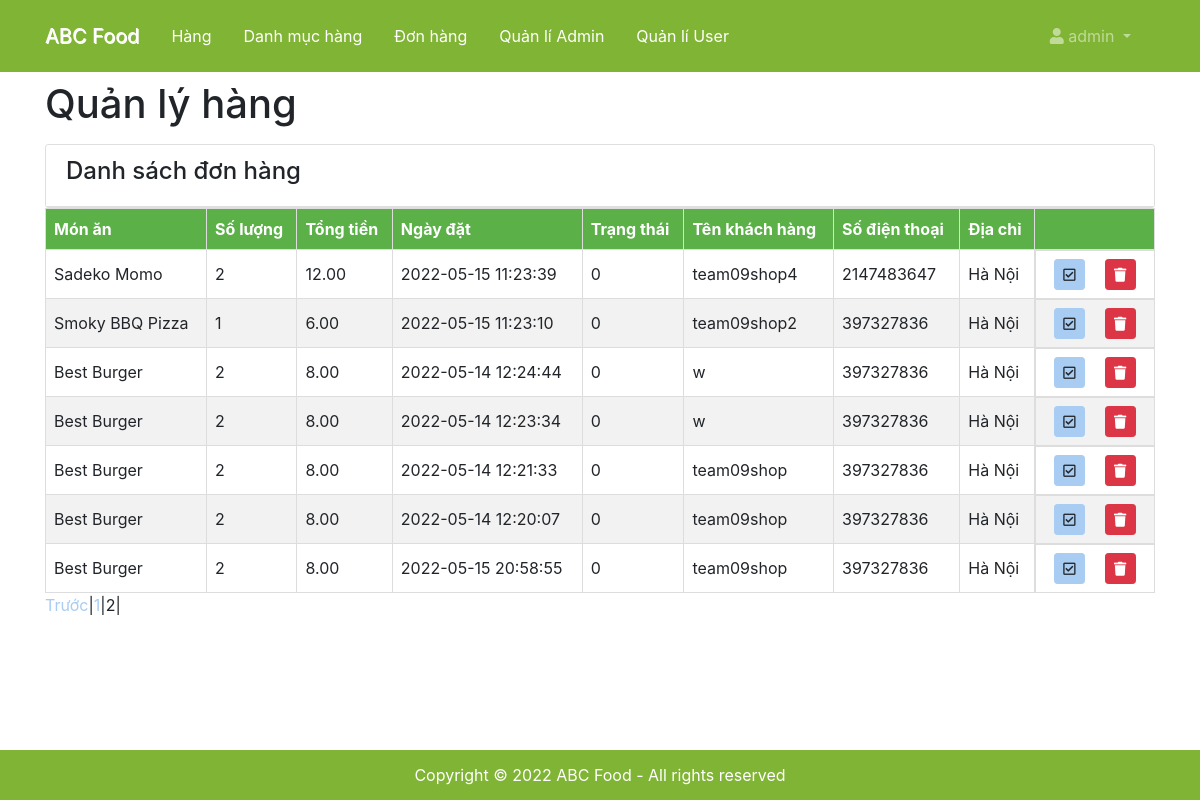
The app's page /admin/donhang/index.php?page=2 (signed in), older data.
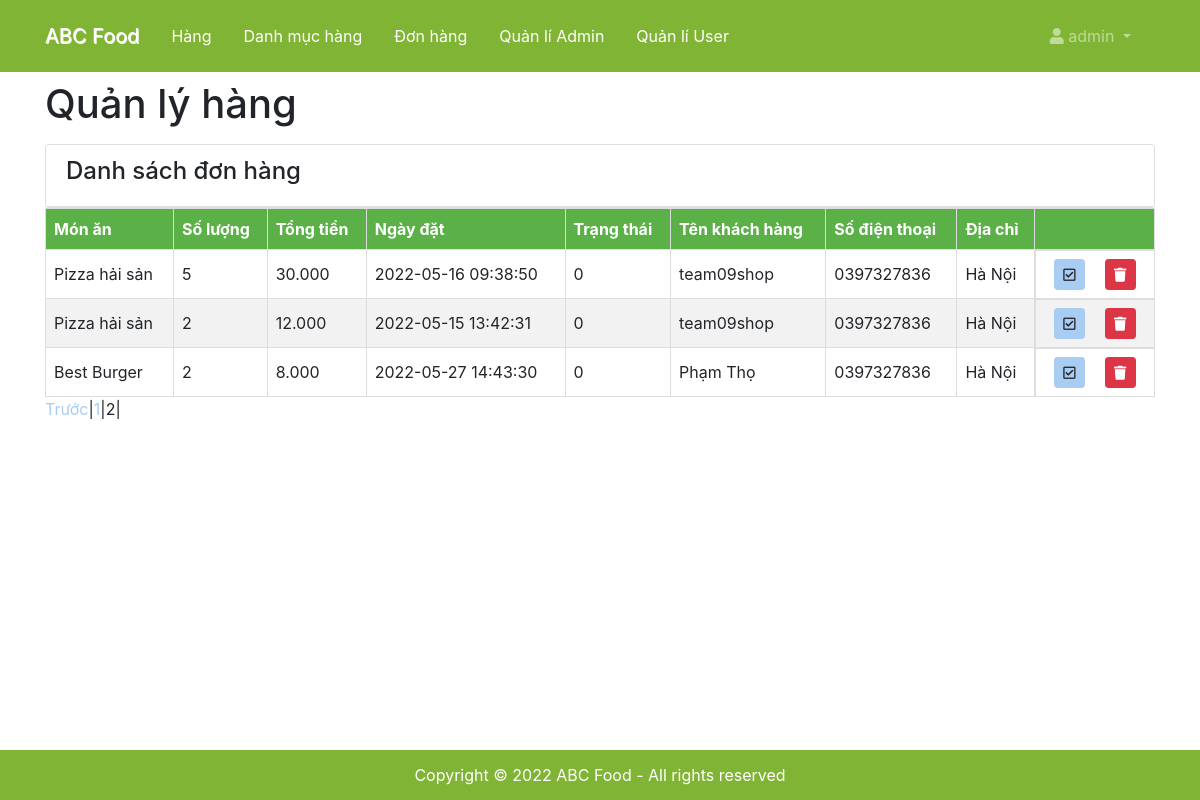
The same page, newer data.
### tables this page shows
CREATE TABLE `oder` (
  `id` int(11) NOT NULL,
  `user_id` int(11) NOT NULL,
  `food_id` int(11) NOT NULL,
  `qty` int(11) NOT NULL,
  `total` decimal(10,3) NOT NULL,
  `oder_date` datetime NOT NULL DEFAULT current_timestamp() ON UPDATE current_timestamp(),
  `status` int(11) NOT NULL DEFAULT 0,
  `custormer_name` varchar(50) NOT NULL,
  `customer_contact` int(10) UNSIGNED ZEROFILL NOT NULL,
  `customer_address` varchar(150) NOT NULL
);

CREATE TABLE `food` (
  `id` int(11) NOT NULL,
  `title` varchar(50) NOT NULL,
  `description` text NOT NULL,
  `price` decimal(10,3) NOT NULL,
  `image_name` varchar(50) NOT NULL,
  `category_id` int(11) NOT NULL,
  `featured` int(1) NOT NULL DEFAULT 1,
  `active` int(1) NOT NULL DEFAULT 1
);

### admin/donhang/index.php (the view, shortened to what this page needs)
<!DOCTYPE html>
<html lang="en">
<?php include('../shared/header.php') ?>
<body>
  <?php include('../shared/menu.php') ?>
  <header id="main-header" class="py-2">
    <div class="container">
      <div class="row">
        <div class="col-md-6">
          <h1>Quản lý hàng</h1>
        </div>
      </div>
    </div>
  </header>
  <section id="posts">
    <div class="container">
      <?php
      include('../data/order_list.php');
      $result = mysqli_query($conn, 'select count(id) as total from oder');
      $row = mysqli_fetch_assoc($result);
      $total_records = $row['total'];
      $current_page = isset($_GET['page']) ? $_GET['page'] : 1;
      $limit = 10;
      $total_page = ceil($total_records / $limit);
      $start = ($current_page - 1) * $limit;
      $result = mysqli_query($conn, "SELECT a.id,a.user_id,a.food_id,a.qty,a.total,a.oder_date,a.status,a.custormer_name,a.customer_contact,a.customer_address,b.title as food_title FROM `oder` as a, food  as b WHERE a.food_id = b.id and status = 0 or a.food_id = b.id and status = 1 order by a.status DESC LIMIT $start,$limit");
      ?>
      <div class="row">
        <div class="col-md-12">
          <div class="card">
            <div class="card-header">
              <div class="row">
                <h4 class="col-md-6">Danh sách đơn hàng</h4>
                <div class="dropdown ml-auto col-md-3">
                </div>
              </div>
            </div>
          </div>
          <table>
            <thead class="bg-dark">
              <tr>
                <th>Món ăn</th>
                <th>Số lượng</th>
                <th>Tổng tiền</th>
                <th>Ngày đặt</th>
                <th>Trạng thái</th>
                <th>Tên khách hàng</th>
                <th>Số điện thoại</th>
                <th>Địa chỉ</th>
                <th style="width: 120px;"></th>
              </tr>
            </thead>
            <tbody>
              <?php
              while ($row = mysqli_fetch_assoc($result)) {
                echo '<tr>
                <td >' . $row['food_title'] . '</td>
                <td >' . $row['qty'] . '</td>
                <td >' . $row['total'] . '</td>
                <td >' . $row['oder_date'] . '</td>
                <td >' . $row['status'] . '</td>
                <td >' . $row['custormer_name'] . '</td>
                <td >' . $row['customer_contact'] . '</td>
                <td >' . $row['customer_address'] . '</td>
                <td class="d-flex justify-content-around">
                <a href="../controllers/edit_order.php?id=' . $row['id'] . '" class="btn btn-primary btn-sm">
                <i class="far fa-check-square"></i>
                </a>
                <a href="../controllers/delete_order.php?id=' . $row['id'] . '"" class="btn btn-danger btn-sm ms-auto">
                <i class="fas fa-trash"></i>
                </a>
              </td>
            </tr>
          ';
              } ?>
            </tbody>
          </table>
        </div>
      </div>
      <div class="pagination">
        <?php
        if ($current_page > 1 && $total_page > 1) {
          echo '<a href="index.php?page=' . ($current_page - 1) . '">Trước</a> | ';
        }
        for ($i = 1; $i <= $total_page; $i++) {
          if ($i == $current_page) {
            echo '<span>' . $i . '</span> | ';
          } else {
            echo '<a href="index.php?page=' . $i . '">' . $i . '</a> | ';
          }
        }
        ?>
      </div>
    </div>
  </section>
  <div style="height: 100px;"></div>
  <?php include('../shared/footer.php') ?>
</body>
</html>

Row changes from the older to the newer data that the page shows:
removed oder: food.title "Sadeko Momo", qty "2", total "12.00", oder_date "2022-05-15 11:23:39", status "0", custormer_name "team09shop4", customer_contact "2147483647", customer_address "Hà Nội"
removed oder: food.title "Smoky BBQ Pizza", qty "1", total "6.00", oder_date "2022-05-15 11:23:10", status "0", custormer_name "team09shop2", customer_contact "397327836", customer_address "Hà Nội"
removed oder: food.title "Best Burger", qty "2", total "8.00", oder_date "2022-05-14 12:24:44", status "0", custormer_name "w", customer_contact "397327836", customer_address "Hà Nội"
no longer on this page (row edited): oder: food.title "Best Burger", qty "2", total "8.00", oder_date "2022-05-14 12:23:34", status "0", custormer_name "w", customer_contact "397327836", customer_address "Hà Nội"
removed oder: food.title "Best Burger", qty "2", total "8.00", oder_date "2022-05-14 12:21:33", status "0", custormer_name "team09shop", customer_contact "397327836", customer_address "Hà Nội"
no longer on this page (row unchanged): oder: food.title "Best Burger", qty "2", total "8.00", oder_date "2022-05-14 12:20:07", status "0", custormer_name "team09shop", customer_contact "397327836", customer_address "Hà Nội"
no longer on this page (row edited): oder: food.title "Best Burger", qty "2", total "8.00", oder_date "2022-05-15 20:58:55", status "0", custormer_name "team09shop", customer_contact "397327836", customer_address "Hà Nội"
added oder: food.title "Pizza hải sản", qty "5", total "30.000", oder_date "2022-05-16 09:38:50", status "0", custormer_name "team09shop", customer_contact "0397327836", customer_address "Hà Nội"
now on this page (row unchanged): oder: food.title "Pizza hải sản", qty "2", total "12.000", oder_date "2022-05-15 13:42:31", status "0", custormer_name "team09shop", customer_contact "0397327836", customer_address "Hà Nội"
added oder: food.title "Best Burger", qty "2", total "8.000", oder_date "2022-05-27 14:43:30", status "0", custormer_name "Phạm Thọ", customer_contact "0397327836", customer_address "Hà Nội"
